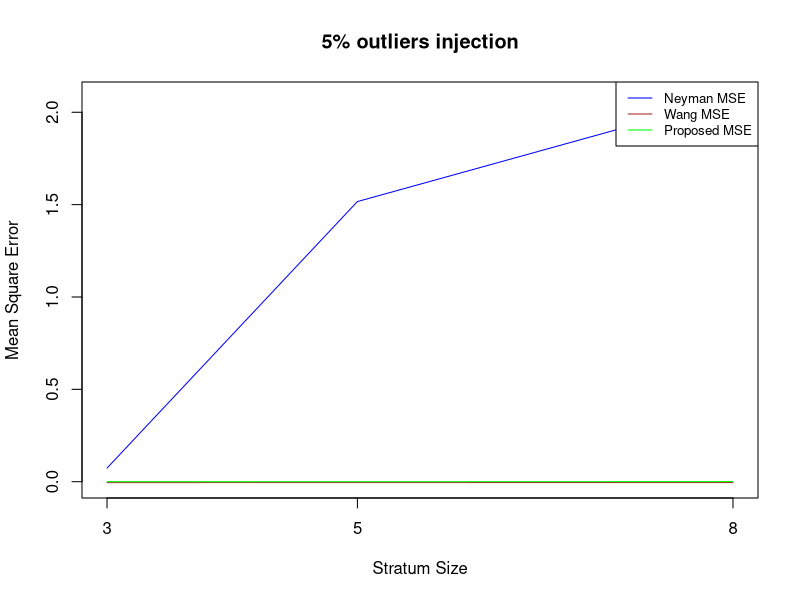
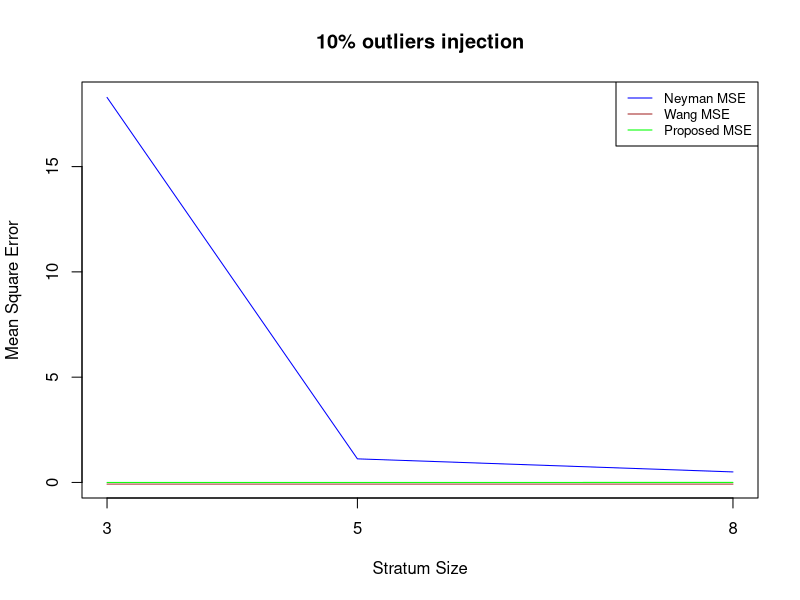

Reproduce these figures in R, in order.
## ---- chunk 1

set.seed(123)
stratified_simulation = function(n_strata,
                                 key_parameters,
                                 inject_propotion = 0.1,
                                 t_df = 1,
                                 sample_size = 50000,
                                 sample_set = "m"){
  
  # initializing key containers and values
  stratum_size =  100000 / n_strata
  strata_set = list() 
  strata_mixed_set = list()
  strata_outliers_set = list()
  stratum_index_replace_set = list()
  
  # Generate random stratified normal distributions
  for(i in 1:n_strata){
    strata_set[[paste0("stratum-",i)]] = rnorm(key_parameters[[i]][1], 
                                               key_parameters[[i]][2], 
                                               key_parameters[[i]][3])
  }
  
  # Generate outliers set from a t distribution shifted by the mean of the respective stratum
  for(i in 1:n_strata){
    stratum_size = key_parameters[[i]][1]
    stratum_outliers_count = inject_propotion * stratum_size
    stratum_mean = mean(strata_set[[paste0("stratum-",i)]])
    
    strata_outliers_set[[paste0("outlier_set-",i)]] = rt(stratum_outliers_count, t_df) + stratum_mean
    stratum_index_replace_set[[paste0("index_set", i)]] = sample(1:stratum_size, stratum_outliers_count)
  }
  
  # Inject outliers into the simulated stratum
  for(i in  1:n_strata){
    strata_mixed_set[[paste0("stratummixed-",i)]] = strata_set[[paste0("stratum-",i)]][-stratum_index_replace_set[[paste0("index_set", i)]]]
    strata_mixed_set[[paste0("stratummixed-",i)]] = c(strata_mixed_set[[paste0("stratummixed-",i)]], strata_outliers_set[[paste0("outlier_set-",i)]])
  }
  
  
  #  Sampling process
  
  if(sample_set == "m"){
    set_determinent = strata_mixed_set
  } else if(sample_set == "u") {
    set_determinent = strata_set
  }
  
  stratified_sample = c()
  for(i in 1:n_strata){
    stratum_sample_size = (key_parameters[[i]][1] / 100000) * sample_size
    stratified_sample = c(stratified_sample, sample(set_determinent[[i]], stratum_sample_size))
  }
  # The function returns  the stratified sample, the stratum set with and with out outliers
  return(list(stratified_sample, strata_set, strata_mixed_set))

}  
#__________________________ Estimators section _________________________________

# The Neyman Estimator
neyman_estimator = function(strata){
  strata_propotion_set = (sapply(strata, length)) / 100000
  strata_mean_set = sapply(strata, mean)
  neyman_estimate = sum(strata_propotion_set * strata_mean_set)
  
  return(neyman_estimate)
}

# The weighted mean estimator for each stratum
weighted_mean = function(strata_nooutliers, strata_outliers){
  strata_mean_set = sapply(strata_nooutliers, mean)
  strata_sd_set = sapply(strata_nooutliers, sd)
  
  weight_vec = lapply(seq_along(strata_outliers), function(i){
    weight_sub = 1 / (1 + (abs(strata_outliers[[i]] - strata_mean_set[names(strata_mean_set)[i]]) / strata_sd_set[names(strata_sd_set)[i]]))
    return(weight_sub)
  })
  
  w_mean = sapply(seq_along(weight_vec), function(i){
    return(sum(strata_outliers[[i]] * weight_vec[[i]]) / sum(weight_vec[[i]]))
  })
  
  return(w_mean)
}

# The trimmed mean  estimator for  each stratum
trim_mean = function(strata, trim_weight){
  trim_fun = function(x, trim_weight){
    trim_size = round(length(x) * trim_weight)
    trimmed_values = sort(x)[(trim_size + 1):(length(x) - trim_size)]
    return(trimmed_values)
  }
  
  t_strata_set = lapply(strata, trim_fun, trim_weight = trim_weight)
  t_mean = sapply(t_strata_set, mean)
  
  return(t_mean)
}


# The hybrid estimator capable of computing the Neyman,
# Wang Xu hybrid, and  proposed  hybrid estimators

hybrid_estimator = function(strata_nooutliers, strata_outliers, have_outliers = TRUE, trimmean = FALSE, trim_weight = 0.05){
  strata_propotion_set = (sapply(strata_nooutliers, length)) / 100000
  
  if(have_outliers & trimmean == FALSE){
    strata_weighted_mean_set = weighted_mean(strata_nooutliers, strata_outliers)
    hybrid_estimate = sum(strata_weighted_mean_set * strata_propotion_set)
  }
  else if(have_outliers & trimmean == TRUE){
    strata_trimmed_mean_set = trim_mean(strata_outliers, trim_weight = trim_weight)
    hybrid_estimate = sum(strata_trimmed_mean_set * strata_propotion_set)
  }
  else{
    hybrid_estimate = neyman_estimator(strata_nooutliers)
  }
  
  return(hybrid_estimate)
}


#_________________Running Part___________________________________________________

case_names = c("case-1-1", "case-1-2", "case-1-3", "case-1-4", "case-1-5", 
               "case-2-1", "case-2-2", "case-2-3", "case-2-4", "case-2-5", 
               "case-3-1", "case-3-2", "case-3-3", "case-3-4", "case-3-5", 
               "case-4-1", "case-4-2", "case-4-3", "case-4-4", "case-4-5", 
               "case-5-1", "case-5-2", "case-5-3", "case-5-4", "case-5-5", 
               "case-6-1", "case-6-2", "case-6-3", "case-6-4", "case-6-5")

propotion_option = c(0.05, 0.1)
dist_option = list(list(c(32145, 1, 2), c(28734, 1.5, 3), c(39121,2,4)),
                     list(c(18064, 5,3), c(25491,5,8), c(15678,8,2), c(22315, 6.3, 5), c(18452, 3,5)),
                     list(c(12341, 12, 4), c(15321, 5, 10), c(13456, 7,10), c(10765, 8,3), c(11984, 9,2), c(14213, 9,5), c(9572,4,7), c(12348,7,4)))

Neyman_estimates = c()
Wang_Xu_Hybrid_estimates =  c()
Proposed_Hybrid_estimates =  c()
summary_list_dt = list()
for (i in propotion_option) {
  Injection_propotion = i
  
  for (j in dist_option) {
    for(i in 1:5){
      Distribution_parameters_and_stratum_size = j
      number_of_strata = length(j)
      
      b = stratified_simulation(n_strata = number_of_strata,
                                key_parameters = Distribution_parameters_and_stratum_size,
                                inject_propotion = Injection_propotion)
      
      estimates = c(neyman_estimator(b[[3]]), hybrid_estimator(b[[2]], b[[3]]),  hybrid_estimator(b[[2]], b[[3]], trimmean = TRUE))
      Neyman_estimates = c(Neyman_estimates, estimates[1])
      Wang_Xu_Hybrid_estimates =  c(Wang_Xu_Hybrid_estimates, estimates[2])
      Proposed_Hybrid_estimates =  c(Proposed_Hybrid_estimates, estimates[3])
    }
    
  }
}
case_dt = data.frame(Neyman_estimates, Wang_Xu_Hybrid_estimates, Proposed_Hybrid_estimates, row.names = case_names)
library(knitr)
kable(case_dt, caption = "Estimated Parameters from Simulation", label = "Table 1")


## ---- chunk 2
set.seed(123)
stratified_simulation = function(n_strata,
                                 key_parameters,
                                 inject_propotion = 0.1,
                                 t_df = 1,
                                 sample_size = 50000,
                                 sample_set = "m"){
  
  # initializing key containers and values
  strata_set = list() 
  strata_mixed_set = list()
  strata_outliers_set = list()
  stratum_index_replace_set = list()
  
  # Generate random stratified normal distributions
  for(i in 1:n_strata){
    strata_set[[paste0("stratum-",i)]] = rnorm(key_parameters[[i]][1], 
                                               key_parameters[[i]][2], 
                                               key_parameters[[i]][3])
  }
  
  # Generate outliers set from a t distribution shifted by the mean of the respective stratum
  for(i in 1:n_strata){
    stratum_size = key_parameters[[i]][1]
    stratum_outliers_count = inject_propotion * stratum_size
    stratum_mean = mean(strata_set[[paste0("stratum-",i)]])
    
    strata_outliers_set[[paste0("outlier_set-",i)]] = rt(stratum_outliers_count, t_df) + stratum_mean
    stratum_index_replace_set[[paste0("index_set", i)]] = sample(1:stratum_size, stratum_outliers_count)
  }
  
  # Inject outliers into the simulated stratum
  for(i in  1:n_strata){
    strata_mixed_set[[paste0("stratummixed-",i)]] = strata_set[[paste0("stratum-",i)]][-stratum_index_replace_set[[paste0("index_set", i)]]]
    strata_mixed_set[[paste0("stratummixed-",i)]] = c(strata_mixed_set[[paste0("stratummixed-",i)]], strata_outliers_set[[paste0("outlier_set-",i)]])
  }
  
  
  #  Sampling process
  
  if(sample_set == "m"){
    set_determinent = strata_mixed_set
  } else if(sample_set == "u") {
    set_determinent = strata_set
  }
  
  stratified_sample = c()
  for(i in 1:n_strata){
    stratum_sample_size = (key_parameters[[i]][1] / 100000) * sample_size
    stratified_sample = c(stratified_sample, sample(set_determinent[[i]], stratum_sample_size))
  }
  # The function returns  the stratified sample, the stratum set with and with out outliers
  return(list(stratified_sample, strata_set, strata_mixed_set))

}  
#__________________________ Estimators section _________________________________

# The Neyman Estimator
neyman_estimator = function(strata){
  strata_propotion_set = (sapply(strata, length)) / 100000
  strata_mean_set = sapply(strata, mean)
  neyman_estimate = sum(strata_propotion_set * strata_mean_set)
  
  return(neyman_estimate)
}

# The weighted mean estimator for each stratum
weighted_mean = function(strata_nooutliers, strata_outliers){
  strata_mean_set = sapply(strata_nooutliers, mean)
  strata_sd_set = sapply(strata_nooutliers, sd)
  
  weight_vec = lapply(seq_along(strata_outliers), function(i){
    weight_sub = 1 / (1 + (abs(strata_outliers[[i]] - strata_mean_set[names(strata_mean_set)[i]]) / strata_sd_set[names(strata_sd_set)[i]]))
    return(weight_sub)
  })
  
  w_mean = sapply(seq_along(weight_vec), function(i){
    sum(strata_outliers[[i]] * weight_vec[[i]]) / sum(weight_vec[[i]])
  })
  
  return(w_mean)
}

# The trimmed mean  estimator for  each stratum
trim_mean = function(strata, trim_weight){
  trim_fun = function(x, trim_weight){
    trim_size = round(length(x) * trim_weight)
    trimmed_values = sort(x)[(trim_size + 1):(length(x) - trim_size)]
    return(trimmed_values)
  }
  
  t_strata_set = lapply(strata, trim_fun, trim_weight = trim_weight)
  t_mean = sapply(t_strata_set, mean)
  
  return(t_mean)
}


# The hybrid estimator capable of deriving computing the Neyman,
# Wang Xu hybrid, and  proposed  hybrid estimators

hybrid_estimator = function(strata_nooutliers, strata_outliers, have_outliers = TRUE, trimmean = FALSE, trim_weight = 0.05){
  strata_propotion_set = (sapply(strata_nooutliers, length)) / 100000
  
  if(have_outliers & trimmean == FALSE){
    strata_weighted_mean_set = weighted_mean(strata_nooutliers, strata_outliers)
    hybrid_estimate = sum(strata_weighted_mean_set * strata_propotion_set)
  }
  else if(have_outliers & trimmean == TRUE){
    strata_trimmed_mean_set = trim_mean(strata_outliers, trim_weight = trim_weight)
    hybrid_estimate = sum(strata_trimmed_mean_set * strata_propotion_set)
  }
  else{
    hybrid_estimate = neyman_estimator(strata_nooutliers)
  }
  
  return(hybrid_estimate)
}


#_________________Running Part___________________________________________________

case_names = c("case-1-1", "case-1-2", "case-1-3", "case-1-4", "case-1-5", 
               "case-2-1", "case-2-2", "case-2-3", "case-2-4", "case-2-5", 
               "case-3-1", "case-3-2", "case-3-3", "case-3-4", "case-3-5", 
               "case-4-1", "case-4-2", "case-4-3", "case-4-4", "case-4-5", 
               "case-5-1", "case-5-2", "case-5-3", "case-5-4", "case-5-5", 
               "case-6-1", "case-6-2", "case-6-3", "case-6-4", "case-6-5")

propotion_option = c(0.05, 0.1)
dist_option = list(list(c(32145, 1, 2), c(28734, 1.5, 3), c(39121,2,4)),
                     list(c(18064, 5,3), c(25491,5,8), c(15678,8,2), c(22315, 6.3, 5), c(18452, 3,5)),
                     list(c(12341, 12, 4), c(15321, 5, 10), c(13456, 7,10), c(10765, 8,3), c(11984, 9,2), c(14213, 9,5), c(9572,4,7), c(12348,7,4)))

Neyman_estimates = c()
Wang_Xu_Hybrid_estimates =  c()
Proposed_Hybrid_estimates =  c()
summary_list_dt = list()
for (i in propotion_option) {
  Injection_propotion = i
  
  for (j in dist_option) {
    for(i in 1:100){
      Distribution_parameters_and_stratum_size = j
      number_of_strata = length(j)
      
      b = stratified_simulation(n_strata = number_of_strata,
                                key_parameters = Distribution_parameters_and_stratum_size,
                                inject_propotion = Injection_propotion)
      
      estimates = c(neyman_estimator(b[[3]]), hybrid_estimator(b[[2]], b[[3]]),  hybrid_estimator(b[[2]], b[[3]], trimmean = TRUE))
      Neyman_estimates = c(Neyman_estimates, estimates[1])
      Wang_Xu_Hybrid_estimates =  c(Wang_Xu_Hybrid_estimates, estimates[2])
      Proposed_Hybrid_estimates =  c(Proposed_Hybrid_estimates, estimates[3])
    }
    
  }
}
#__________MSE Varience and Bias computation___________________________

estimates_set = list(Neyman_estimates, Wang_Xu_Hybrid_estimates, Proposed_Hybrid_estimates)
var_set = c()
biased_set = c()
mu_set = c(1.53488, 5.391395,7.65506, 1.53488, 5.391395,7.65506)

for(i in estimates_set){
  ofset = 0
  for(j in 1:6){
    a = i[(1+ofset):(100 + ofset)]
    var_set = c(var_set,  var(a))
    biased_set = c(biased_set, (mean(a) - mu_set[j]))
    ofset = ofset + 100
  }
}
mse_set = var_set + (biased_set)**2


neyman_var_set = var_set[1:6]
neyman_biased_set = biased_set[1:6]
neyman_mse_set = mse_set[1:6]

wang_var_set = var_set[7:12]
wang_biased_set = biased_set[7:12]
wang_mse_set = mse_set[7:12]

proposed_var_set = var_set[13:18]
proposed_biased_set = biased_set[13:18]
proposed_mse_set = mse_set[13:18]

neyman_dt = rbind(round(neyman_var_set, 6), round(neyman_biased_set, 6), round(neyman_mse_set, 6))
colnames(neyman_dt) = c("Case-1", "Case-2", "Case-3", "Case-4", "Case-5", "Case-6")
rownames(neyman_dt) = c("Varience", "Biase", "MS Error")
library(knitr)
kable(neyman_dt, caption = "Neyman Estimator", label = "Table 2")

## ---- chunk 3

wang_dt = rbind(round(wang_var_set, 6), round(wang_biased_set, 6), round( wang_mse_set, 6))
colnames(wang_dt) = c("Case-1", "Case-2", "Case-3", "Case-4", "Case-5", "Case-6")
rownames(wang_dt) = c("Varience", "Biase", "MS Error")
library(knitr)
kable(wang_dt, caption = "Wang Xu Hybrid Estimator", label = "Table 2")

## ---- chunk 4

proposed_dt = rbind(round(proposed_var_set, 6), round(proposed_biased_set, 6), round(proposed_mse_set, 6))
colnames(proposed_dt) = c("Case-1", "Case-2", "Case-3", "Case-4", "Case-5", "Case-6")
rownames(proposed_dt) = c("Varience", "Biase", "MS Error")
library(knitr)
kable(proposed_dt, caption = "Proposed Hybrid Estimator", label = "Table 2")

## ---- chunk 5
set.seed(123)
Neyman_estimates = c()
Wang_Xu_Hybrid_estimates =  c()
Proposed_Hybrid_estimates =  c()
summary_list_dt = list()
for (i in propotion_option) {
  Injection_propotion = i
  
  for (j in dist_option) {
    for(i in c(1)){
      Distribution_parameters_and_stratum_size = j
      number_of_strata = length(j)
      
      b = stratified_simulation(n_strata = number_of_strata,
                                key_parameters = Distribution_parameters_and_stratum_size,
                                inject_propotion = Injection_propotion)
      
      estimates = c(neyman_estimator(b[[3]]), hybrid_estimator(b[[2]], b[[3]]),  hybrid_estimator(b[[2]], b[[3]], trimmean = TRUE))
      Neyman_estimates = c(Neyman_estimates, estimates[1])
      Wang_Xu_Hybrid_estimates =  c(Wang_Xu_Hybrid_estimates, estimates[2])
      Proposed_Hybrid_estimates =  c(Proposed_Hybrid_estimates, estimates[3])
      
      max_vec = c(sapply(b[[2]], max), sapply(b[[3]], max))
      min_vec = c(sapply(b[[2]], min), sapply(b[[3]], min))
      mean_vec = c(sapply(b[[2]], mean), sapply(b[[3]], mean))
      sd_vec = c(sapply(b[[2]], sd), sapply(b[[3]], sd))
      row_names = c(names(b[[2]]),names(b[[3]]))
      
      summary_dt = data.frame(max_vec, min_vec, mean_vec, sd_vec, row.names = row_names)
      colnames(summary_dt) =  c("Max_value", "Min_Value", "Mean", "SD")
      summary_list_dt = append(summary_list_dt, list(summary_dt))
    }
    
  }
}

unit_simulation_table =  rbind(Neyman_estimates, Wang_Xu_Hybrid_estimates, Proposed_Hybrid_estimates)
colnames(unit_simulation_table) = c("Case-1","Case-2","Case-3","Case-4","Case-5","Case-6")
library(knitr)
kable(unit_simulation_table, caption = "Estimated Parameters- one time Simulation", label = "Table 2")

## ---- chunk 6
ylim_range <- range(c(neyman_mse_set[1:3], wang_mse_set[1:3]-0.005, proposed_mse_set[1:3]))  
plot(c(3,5,8), neyman_mse_set[1:3], type = "l", col = "blue", ylim = ylim_range, 
     main = "5% outliers injection", xlab = "Stratum Size", ylab = "Mean Square Error", xaxt = "n")
lines.default(c(3,5,8), wang_mse_set[1:3] - 0.005, col = "brown")
lines.default(c(3,5,8), proposed_mse_set[1:3], col = "green")
axis(1, at = c(3,5,8), labels = c(3,5,8))
legend("topright", legend = c("Neyman MSE", "Wang MSE", "Proposed MSE"), 
       col = c("blue", "brown", "green"), lty = 1, cex = 0.8)

## ---- chunk 7
ylim_range <- range(c(neyman_mse_set[4:6], wang_mse_set[4:6]-0.008, proposed_mse_set[4:6]))  
plot(c(3,5,8), neyman_mse_set[4:6], type = "l", col = "blue", ylim = ylim_range, 
     main = "10% outliers injection", xlab = "Stratum Size", ylab = "Mean Square Error", xaxt = "n")
lines.default(c(3,5,8), wang_mse_set[1:3]-0.08, col = "brown")
lines.default(c(3,5,8), proposed_mse_set[1:3], col = "green")
axis(1, at = c(3,5,8), labels = c(3,5,8))
legend("topright", legend = c("Neyman MSE", "Wang MSE", "Proposed MSE"), 
       col = c("blue", "brown", "green"), lty = 1, cex = 0.8)

